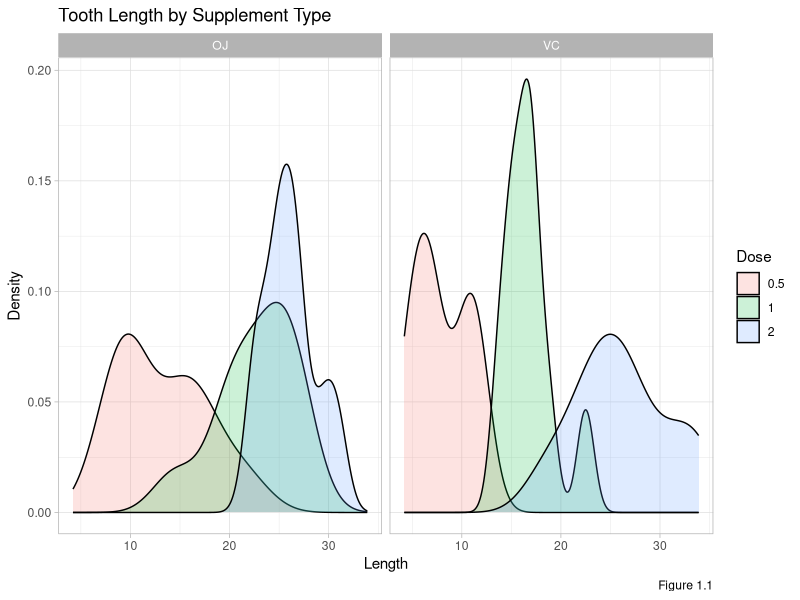
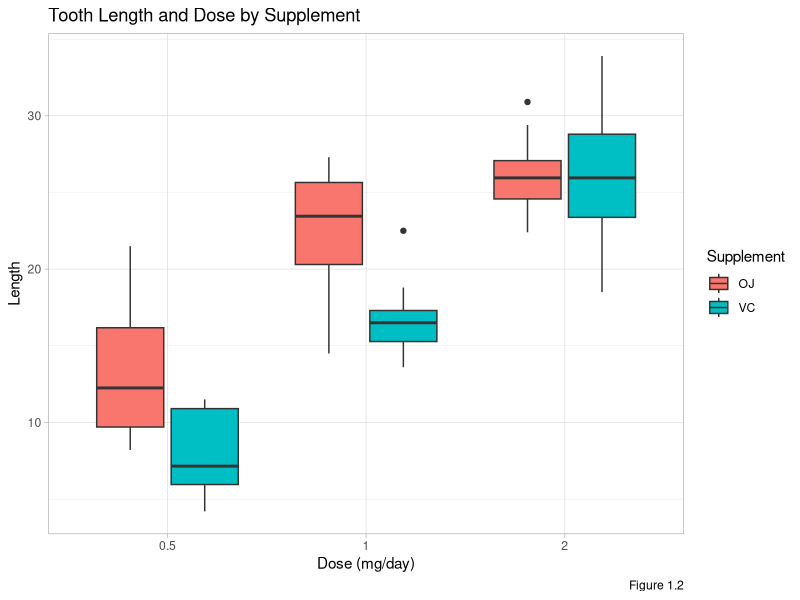

Recreate these plots in R, in order.
## ---- chunk 1
#setup workspace
library(tidyverse)
options(digits = 4)
#load data
data("ToothGrowth"); data <- ToothGrowth
## ---- chunk 2
summary(data)
## ---- chunk 3
#transform data
data$dose <- as.factor(data$dose)

#eda density plots
data %>% ggplot(aes(x = len, fill = dose)) +
geom_density(alpha = 0.2) + facet_wrap(~ supp) + theme_light() +
   labs(x = "Length", y = "Density", title = "Tooth Length by Supplement Type", 
        caption = "Figure 1.1") +
   scale_fill_discrete(name="Dose")
## ---- chunk 4
#eda boxplots

data %>% ggplot(aes(x = dose, y = len, fill = supp)) + geom_boxplot() + theme_light() +
   labs(x = "Dose (mg/day)", y = "Length", title = "Tooth Length and Dose by Supplement",
        caption = "Figure 1.2") +
   scale_fill_discrete(name="Supplement")
## ---- chunk 5
db <- split(data, data$dose)

#loop over db to extract t.test values of interest.
results <- NULL
results <- data.frame(results)
for (i in 1:3) {
   t_test <- t.test(len ~ supp, data = db[[i]])
   results[i,1] <- t_test$p.value
   results[i,2] <- t_test$conf.int[1]
   results[i,3] <- t_test$conf.int[2]
   results[i,4] <- t_test$estimate[1]
   results[i,5] <- t_test$estimate[2]
}

colnames(results) <- c("p Value", "Lower CI", "Upper CI", "Est. OJ Mean", "Est. VC Mean")
results$Dose <- c("0.5", "1", "2")

# additional secondary data transformations to create subgroups based on supplement type.

db2 <- split(data, data$supp)

#function to extract t.test values of interest.
extract_t_info <- function(name, t_obj) {
   name <- NULL
   name <- data.frame(name)
   name[1,1] <- t_obj$p.value
   name[1,2] <- t_obj$conf.int[1]
   name[1,3] <- t_obj$conf.int[2]
   name[1,4] <- t_obj$estimate[1]
   name[1,5] <- t_obj$estimate[2]
   name
}

# series of t.text calls on the subgroups.
results_OJ_51 <- t.test(db2$OJ$len[1:10], db2$OJ$len[11:20])
results_OJ_12 <- t.test(db2$OJ$len[11:20], db2$OJ$len[21:30])
results_OJ_52 <- t.test(db2$OJ$len[1:10], db2$OJ$len[21:30])
results_VC_51 <- t.test(db2$VC$len[1:10], db2$VC$len[11:20])
results_VC_12 <- t.test(db2$VC$len[11:20], db2$VC$len[21:30])
results_VC_52 <- t.test(db2$VC$len[1:10], db2$VC$len[21:30])

# extract t.test values of interest

results_OJ_51 <- extract_t_info(t_obj = results_OJ_51)
results_OJ_12 <- extract_t_info(t_obj = results_OJ_12)
results_OJ_52 <- extract_t_info(t_obj = results_OJ_52)
results_VC_51 <- extract_t_info(t_obj = results_VC_51)
results_VC_12 <- extract_t_info(t_obj = results_VC_12)
results_VC_52 <- extract_t_info(t_obj = results_VC_52)

# apply relevant colnames

colnames(results_OJ_51) <- c("p Value", "Lower CI", "Upper CI", "Est. 0.5 Mean", "Est. 1 Mean")

colnames(results_OJ_12) <- c("p Value", "Lower CI", "Upper CI", "Est. 1 Mean", "Est. 2 Mean")

colnames(results_OJ_52) <- c("p Value", "Lower CI", "Upper CI", "Est. 0.5 Mean", "Est. 2 Mean")

colnames(results_VC_51) <- c("p Value", "Lower CI", "Upper CI", "Est. 0.5 Mean", "Est. 1 Mean")

colnames(results_VC_12) <- c("p Value", "Lower CI", "Upper CI", "Est. 1 Mean", "Est. 2 Mean")

colnames(results_VC_52) <- c("p Value", "Lower CI", "Upper CI", "Est. 0.5 Mean", "Est. 2 Mean")

# print results
cat("Difference of means between supplement type by dose")
results
cat("Difference of means between 0.5 and 1 mg dose supplement = Orange Juice")
results_OJ_51
cat("Difference of means between 0.5 and 1 mg dose supplement = Orange Juice")
results_OJ_12
cat("Difference of means between 0.5 and 1 mg dose supplement = Orange Juice")
results_OJ_52
cat("Difference of means between 0.5 and 1 mg dose supplement = Ascorbic Acid")
results_VC_51
cat("Difference of means between 0.5 and 1 mg dose supplement = Ascorbic Acid")
results_VC_12
cat("Difference of means between 0.5 and 1 mg dose supplement = Ascorbic Acid")
results_VC_52
